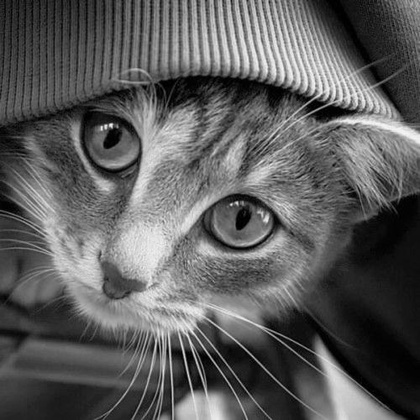
%> input picture assignment 04/input.jpg, 420 x 420 px, shrunk from 500 x 500 before the run
$ octave B1_20200204065.m   (GNU Octave 9; MATLAB toolbox functions it lacks are replaced by stand-ins)
%> lines starting %> are read from the running program, lines starting %| are printed output that depends on the picture
I=imread('input.jpg');
%> I is the input picture: size 420x420 uint8; min 0, max 250, mean 92.3

if size(I,3)==3
    I= rgb2gray(I);
end
sig= input('Enter the value of sigma: ');
%> the answer given: 2

[r,c]= size(I);
%> r = 420; c = 420

%x= [-2 -1 0 1 2; -2 -1 0 1 2; -2 -1 0 1 2; -2 -1 0 1 2; -2 -1 0 1 2];
%y= [-2 -2 -2 -2 -2; -1 -1 -1 -1 -1; 0 0 0 0 0; 1 1 1 1 1; 2 2 2 2 2];

kernel_size=5;
d=floor(kernel_size/2);

x = zeros(kernel_size, kernel_size);
y = zeros(kernel_size, kernel_size);

for i = 1:kernel_size
    for j = 1:kernel_size
        x(i, j) = j - (d + 1);
        y(i, j) = i - (d + 1);
    end
end


G = (1 / (2 * pi * sig^2)) * (exp(-(x.^2 + y.^2) / (2 * sig^2)));
G = G / sum(G(:));

output= double(I);

filtered= imfilter(double(I),G);
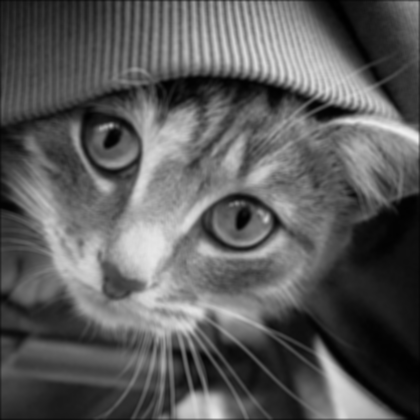
%> filtered: size 420x420 double; min 0.555, max 238.3, mean 92

output(floor(r/2):end, :)= filtered(floor(r/2):end,:);
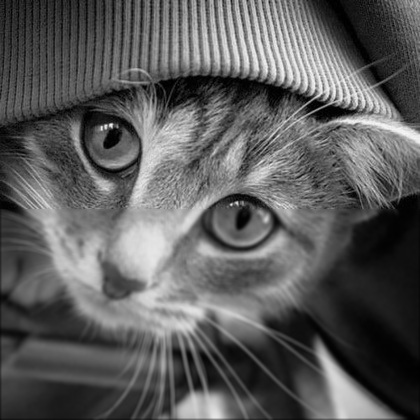
%> output: size 420x420 double; min 0, max 250, mean 92.2

output= uint8(output);
%> output: size 420x420 uint8

figure;
subplot(1,2,1);
imshow(I);
title('input image');
subplot(1,2,2);
imshow(output);
title('output image');

imwrite(output,'output.jpg');
